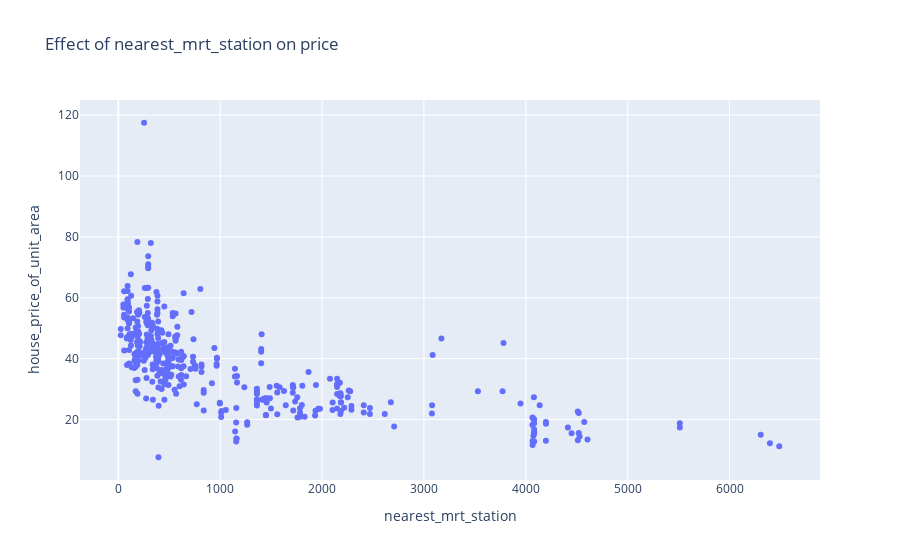

The code cell stored with this chart in its notebook:
### Markdown cell above
### 2. Effect of nearest_mrt_station on price

### Code cell
px.scatter(house_df, x = 'nearest_mrt_station', y = 'house_price_of_unit_area', title = 'Effect of nearest_mrt_station on price' )

### Figure 1 — Plotly figure (JSON) as saved in the notebook; plotly's stock layout.template omitted (floating-point values rounded to 4 significant figures; data arrays with more than 128 entries replaced by an {"elided": "..."} marker saying what was removed)
{"data": [{"hovertemplate": "nearest_mrt_station=%{x}<br>house_price_of_unit_area=%{y}<extra></extra>", "legendgroup": "", "marker": {"color": "#636efa", "symbol": "circle"}, "mode": "markers", "name": "", "orientation": "v", "showlegend": false, "type": "scatter", "x": {"elided": "414 float values"}, "xaxis": "x", "y": {"elided": "414 float values"}, "yaxis": "y"}], "layout": {"legend": {"tracegroupgap": 0}, "title": {"text": "Effect of nearest_mrt_station on price"}, "xaxis": {"anchor": "y", "domain": [0, 1], "title": {"text": "nearest_mrt_station"}}, "yaxis": {"anchor": "x", "domain": [0, 1], "title": {"text": "house_price_of_unit_area"}}}}
